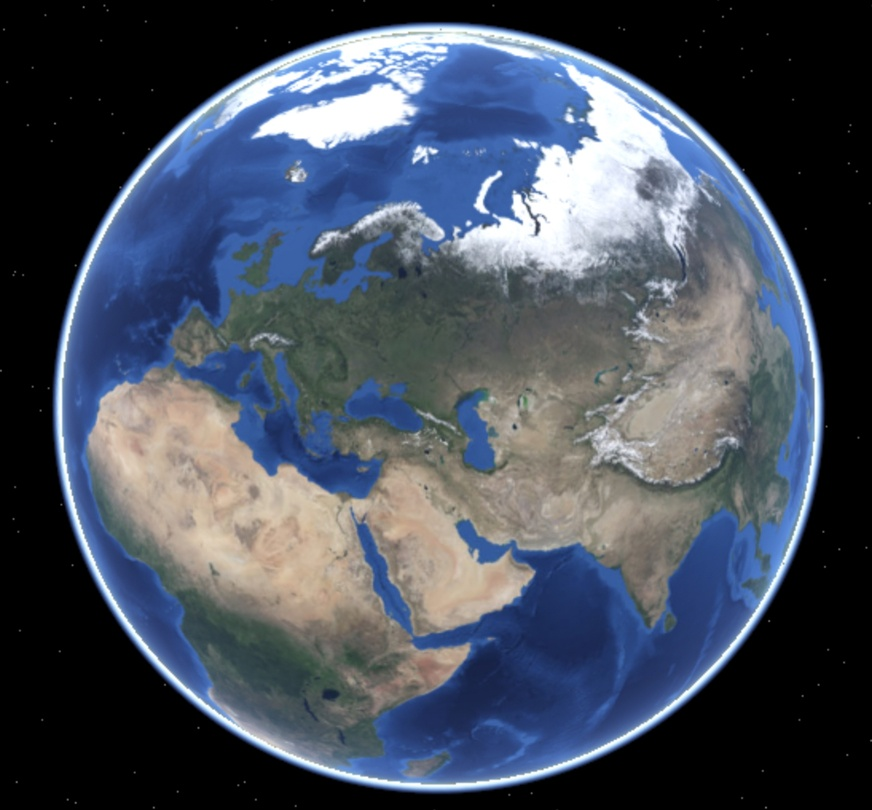
#> input picture content/old_practices/Earth.jpg, 872 x 810 px, shrunk from 1094 x 1016 before the run
$ jupyter execute image-testing-v1.ipynb
#> lines starting #> are read from the running program, lines starting #| are printed output that depends on the picture
[cell 1]
from PIL import Image
from time import time
import numpy as np
import matplotlib.pyplot as plt
from sklearn.cluster import KMeans
from sklearn.utils import shuffle

[cell 2]
#SO = np.asarray(Image.open("so_logo.png"), dtype=np.float32)

raw_jpg = Image.open("Earth.jpg").convert("RGB")
#> raw_jpg is the input picture: PIL image 872x810 RGB; mean R, G, B 71.8, 79.9, 94.1
array_uint8 = np.array(raw_jpg)
width, height, depth = original_shape = array_uint8.shape
#> width = 810; height = 872; depth = 3; original_shape = (810, 872, 3)
original_shape
assert depth == 3
reshaped_array_uint8 = np.reshape(array_uint8, (width * height, depth))
reshaped_array_float01range = np.array(reshaped_array_uint8, dtype=np.float64) / 255
earth = reshaped_array_float01range.copy()

# [6 lines of commented-out code are left out]

[cell 3]
earth.shape
#> Out = (706320, 3)

[cell 4]
earth.dtype

[cell 5]
plt.matshow(earth, cmap="Reds_r")
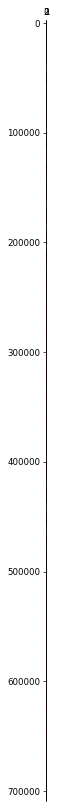
#> figure drawn by matplotlib, 1 panel


$ run again, with content/old_practices/90s-nir.png saved as content/old_practices/Earth.jpg
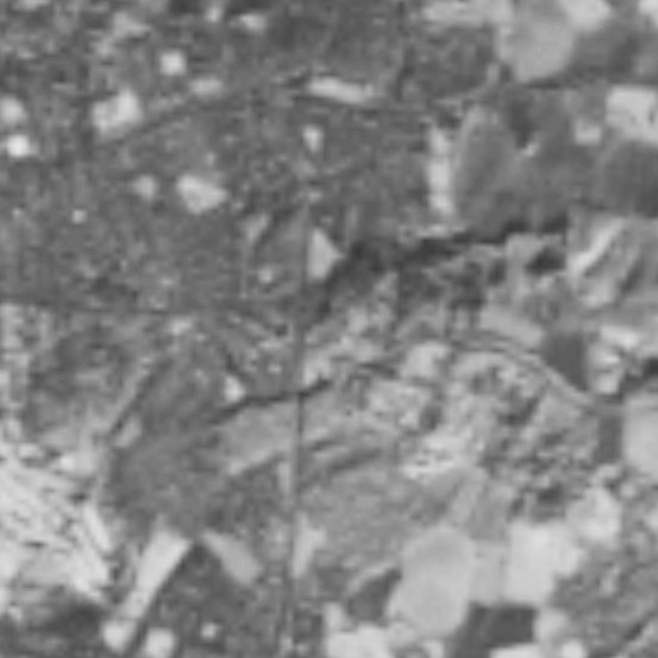
#> input picture content/old_practices/90s-nir.png, 658 x 658 px
#> raw_jpg is the input picture: PIL image 658x658 RGB; min 57, max 231, mean 130.9
#> `[cell 5] plt.matshow(earth, cmap="Reds_r")`:
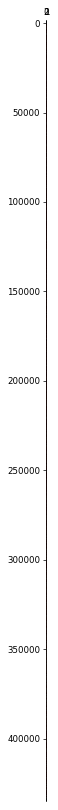
#> figure drawn by matplotlib, 1 panel
